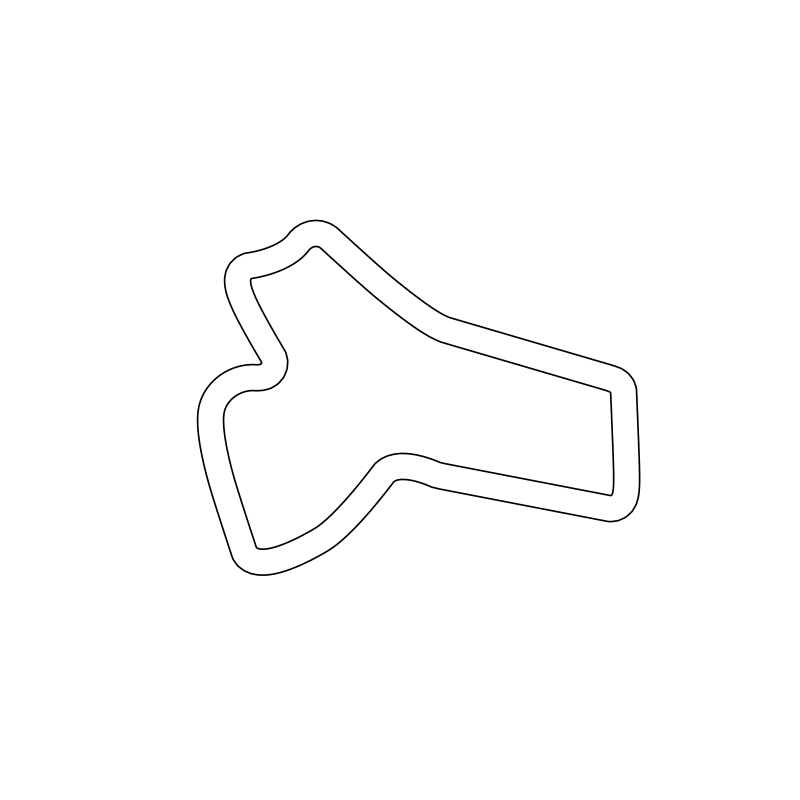
#> input picture Phase 3/example_map.png, 1600 x 1600 px (shown at 1/2 size); its folder holds only this picture in this run
$ python carrun.py
#> lines starting #> are read from the running program, lines starting #| are printed output that depends on the picture
### Phase 3/world.py
import numpy as np
import cv2

class World(object):
    def __init__(self, width=0, height=0):
        self.width = width
        self.height = height
        self.grid = None
        self.edges = None

    def read_map(self, filename):
#> called with filename = './example_map.png'
        img = cv2.imread(filename)
#> img is the input picture: shape (1600, 1600, 3); min 0, max 255, mean 253.3
        img = np.flip(img, 0)
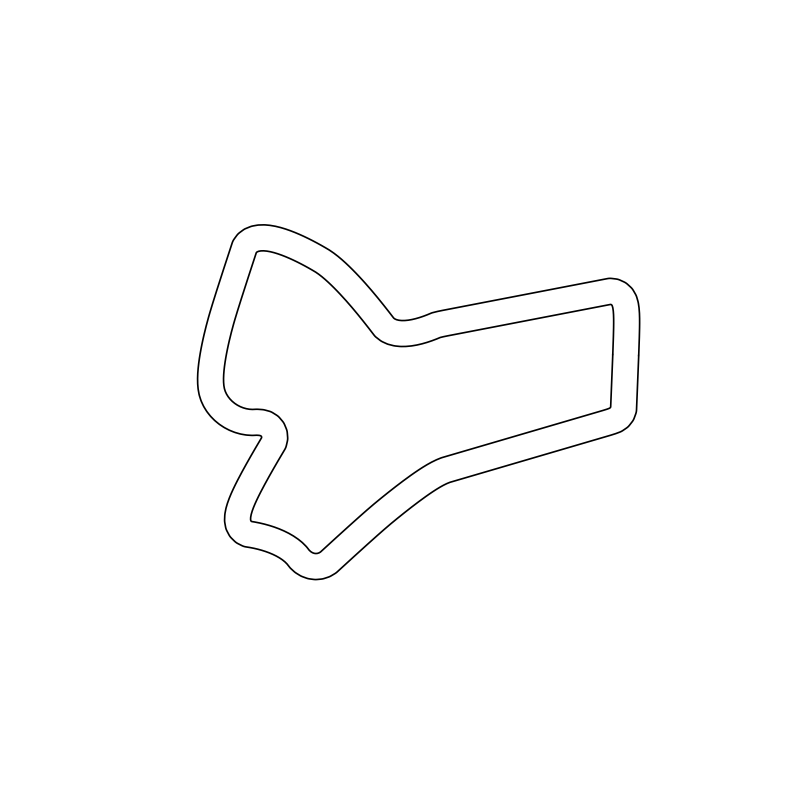
#> img: shape (1600, 1600, 3) (shown at 1/2 size); min 0, max 255, mean 253.3
        color = cv2.cvtColor(img, cv2.COLOR_BGR2RGB)
        self.height, self.width = color.shape[:2]
#> self.height = 1600; self.width = 1600

        self.grid = np.zeros((self.height, self.width))
        self.grid[(color != (255, 255, 255)).any(axis=2)] = 1

    def get_grid(self):
        return self.grid

    def get_size(self):
        return self.height, self.width

### Phase 3/fastslam.py
import numpy as np
import random
import copy
import os
import argparse
import yaml
import time
from world import World
from robot import Robot
from motion_model import MotionModel
from measurement_model import MeasurementModel
from utils import *
from icp import icp_matching
from sklearn.neighbors import KDTree
import concurrent.futures
NUMBER_OF_PARTICLES = 5
PREPROCESS_CONV_SIZE = 7
radar_length = 220

# [37 lines left out: functions custom_binary_search, voxel_grid_downsample, not called in this run]

class SLAM:
    def __init__(self, config, conf, conf2):
        self.config = config
        self.world = World()
        self.map = conf.map_path + conf.map_ext
        self.world.read_map(self.map)
        self.output_path = None

        self.R_init = [conf.sx, conf.sy, conf.stheta]
        self.p_init = [conf.sx, conf.sy, conf.stheta]
        self.NUMBER_OF_MODE_SAMPLES = self.config['num_mode_samples']
        self.MODE_SAMPLE_COV = np.diag(self.config['mode_sample_cov'])
        self.w = [1 / NUMBER_OF_PARTICLES] * NUMBER_OF_PARTICLES
        self.p = [None] * NUMBER_OF_PARTICLES

        self.motion_model = None
        self.measurement_model =  None

        self.ROBOT = self.config['robot']
        self.prev_odo = []

        self.num_sensors = self.ROBOT['num_sensors']
        self.radians_per_elem = None
        self.MAX_LIDAR_DIST = self.ROBOT['radar_range']
        self.resolution = conf2.resolution
        self.orign = conf2.origin
        self.world_grid = self.world.get_grid()
        self.world_size = self.world.get_size()
#> self.world_size = (1600, 1600)
        self.count = 0
        self.slamtime_total = 0

    def fastslam_init(self):
        self.output_path = self.config['output_path']
        if not os.path.exists(self.output_path):
            os.mkdir(self.output_path)
        self.output_path = os.path.join(self.output_path, "fastslam2")
        if not os.path.exists(self.output_path):
            os.mkdir(self.output_path)
        self.output_path = os.path.join(self.output_path, 'map')

        (x, y, theta) = self.real2map_scale(self.R_init)

        self.R = Robot(x, y, degree2radian(theta), self.world_grid, self.ROBOT, sense_noise=3.0)

        self.prev_odo = self.R.get_state()  ##

        (x, y, theta) = self.real2map_scale(self.p_init)
        (height, width)=self.world.get_size()
#> height = 1600; width = 1600
        init_grid = np.ones([height,width]) * self.ROBOT['prior_prob']

        for i in range(NUMBER_OF_PARTICLES):
            self.p[i] = Robot(x, y, degree2radian(theta), copy.deepcopy(init_grid), self.ROBOT)
#> init_grid: shape (1600, 1600) float64; every value is 0.5

        self.motion_model = MotionModel(self.config['motion_model'])

        self.measurement_model = MeasurementModel(self.config['measurement_model'], self.ROBOT['radar_range'])

    def real2map_scale(self,state):
        state[0] = (state[0]-self.orign[0])/self.resolution
        state[1] = (state[1]-self.orign[1])/self.resolution
        return state


    # [240 lines left out: functions getFree_Occupy, process_particle, fastslam, not called in this run]

### Phase 3/robot.py
import random
import numpy as np
import time
from utils import *
from concurrent.futures import ThreadPoolExecutor

# [10 lines left out: function process_beam, not called in this run]

class Robot(object):
    def __init__(self, x, y, theta, grid, config, sense_noise=None):
        # initialize robot pose
        self.x = x
        self.y = y
        self.theta = theta
        self.trajectory = []

        # map that robot navigates in
        # for particles, it is a map with prior probability
        self.grid = grid
        self.grid_size = self.grid.shape

        # probability for updating occupancy map
        self.prior_prob = config['prior_prob']
        self.occupy_prob = config['occupy_prob']
        self.free_prob = config['free_prob']

        # sensing noise for trun robot measurement
        self.sense_noise = sense_noise if sense_noise is not None else 0.0

        # parameters for beam range sensor
        self.num_sensors = config['num_sensors']
        self.radar_theta = np.arange(0, self.num_sensors) * (4.7 / self.num_sensors) - 2.35
        self.radar_length = config['radar_length']
        self.radar_range = config['radar_range']

    # [4 lines left out: function set_states, not called in this run]

    def get_state(self):
        return (self.x, self.y, self.theta)

    def update_trajectory(self):
        self.trajectory.append([self.x, self.y])

    # [75 lines left out: functions sense, build_radar_beams, ray_casting, update_occupancy_grid, inverse_sensing_model, not called in this run]

### Phase 3/utils.py
import numpy as np
import matplotlib.pyplot as plt

fig, (ax1, ax2) = plt.subplots(1, 2, figsize=(10, 6))


# Bresenhams Line Generation Algorithm
# [43 lines left out: function bresenham, not called in this run]


def wrapAngle(radian):
    radian = radian - 2 * np.pi * np.floor((radian + np.pi) / (2 * np.pi))
    return radian


def degree2radian(degree):
    return degree / 180 * np.pi


def prob2logodds(prob):
    return np.log(prob / (1 - prob + 1e-15))


def logodds2prob(logodds):
    return 1 - 1 / (1 + np.exp(logodds) + 1e-15)


def normalDistribution(mean, variance):
    return np.exp(-(np.power(mean, 2) / variance / 2.0) / np.sqrt(2.0 * np.pi * variance))


# [78 lines left out: functions create_rotation_matrix, absolute2relative, relative2absolute, visualize, not called in this run]

### Phase 3/motion_model.py
import numpy as np
from utils import wrapAngle, normalDistribution
import math


class MotionModel(object):
    def __init__(self, config):
        self.alpha1 = config['alpha1']
        self.alpha2 = config['alpha2']
        self.r_len = 0.17145
        self.f_len = 0.15875

    # [50 lines left out: functions sample_motion_model, motion_model, not called in this run]

### Phase 3/measurement_model.py
import numpy as np
from utils import normalDistribution

class MeasurementModel(object):
    def __init__(self, config, radar_range):
        self.p_hit = config['p_hit']
        self.sigma_hit = config['sigma_hit']
        self.p_short = config['p_short']
        self.p_max = config['p_max']
        self.p_rand = config['p_rand']
        self.lambda_short = config['lambda_short']
        self.radar_range = radar_range

    # [21 lines left out: function measurement_model, not called in this run]

### Phase 3/Lidarproc.py
import numpy as np

class WallFollower:
    PREPROCESS_CONV_SIZE = 3
    MAX_LIDAR_DIST = 300
    def __init__(self):
        # used when calculating the angles of the LiDAR data
        self.radians_per_elem = None

    # [48 lines left out: functions preprocess_lidar, compute_right_distance, compute_left_distance, process_lidar, not called in this run]

### Phase 3/carrun.py
import time
import gym
import numpy as np
import concurrent.futures
import os
import sys
import yaml
from argparse import Namespace
from fastslam import *

# Get ./src/ folder & add it to path
current_dir = os.path.abspath(os.path.dirname(__file__))
sys.path.append(current_dir)

# Import drivers
from Lidarproc import WallFollower
drivers = [WallFollower()]
# Choose racetrack
RACETRACK = 'Monza'

def control(theta, right_distance, desired_distance, step_reward, previous_error, error_integral):
    def steering_constraint_tanh(x):
        # Use the function tanh() to limit the max steering
        return 19*np.pi*np.tanh(x)/180
    # Parameter
    K = 0.7  # Compensation coefficient of car width
    speed = 1
    lamda = 0.0018 # Coefficient of variation in speed
    speed_c = speed
    L = step_reward * speed
    y = desired_distance - K*right_distance
    error_term = - y - L*np.sin(theta)
    error_integral += error_term
    Kd = 0.034
    Kp = 1.87
    Ki = 0.03
    # PID
    steering_angle1 = Kp * error_term + Kd * (error_term - previous_error) + Ki * error_integral
    steering_angle = steering_constraint_tanh(steering_angle1)
    return speed_c, steering_angle

def render_callback(env_renderer):
    # custom extra drawing function
    e = env_renderer
    camera_coverage_side_length = 800
    # update camera to follow car
    x = e.cars[0].vertices[::2]
    y = e.cars[0].vertices[1::2]
    top, bottom, left, right = max(y), min(y), min(x), max(x)
    e.score_label.x = left
    e.score_label.y = top - 700
    e.left = left - camera_coverage_side_length
    e.right = right + camera_coverage_side_length
    e.top = top + camera_coverage_side_length
    e.bottom = bottom - camera_coverage_side_length

class GymRunner(object):
    def __init__(self, racetrack, drivers):
        self.racetrack = racetrack
        self.drivers = drivers
        self.speed_data = []
        self.laptime_data = []

    def run(self):
        # Load map and specific information for the map
        with open('config_example_map.yaml') as file:
            conf_dict = yaml.load(file, Loader=yaml.FullLoader)
        conf = Namespace(**conf_dict)
        # Load map scale
        with open('example_map.yaml') as file:
            conf_dict = yaml.load(file, Loader=yaml.FullLoader)
        conf2 = Namespace(**conf_dict)

        # Load the slam parameter
        with open("config.yaml", "r") as stream:
            try:
                config = yaml.safe_load(stream)
            except yaml.YAMLError as exc:
                print(exc)

        slamcontrol = SLAM(config,conf,conf2)
        slamcontrol.fastslam_init()

        # Create the F1TENTH GYM environment
        env = gym.make('f110_gym:f110-v0', map=conf.map_path, map_ext=conf.map_ext, num_agents=1)
        env.add_render_callback(render_callback)  # Camera by following

        # Initially parametrize the environment
        obs, step_reward, done, info = env.reset(np.array([[conf.sx, conf.sy, conf.stheta]]))
        env.render()
        laptime = 0.0
        start = time.time()
        steer = 0
        error_int = 0
        # Start the simulation
        while not done:
            actions = []
            futures = []
            with concurrent.futures.ThreadPoolExecutor() as executor:
                for i, driver in enumerate(drivers):
                    # Proc Lidar data
                    futures.append(executor.submit(driver.process_lidar, obs['scans'][i]))
            for future in futures:
                # result of proc_Lidar_data
                theta, right_distance, desired_distance = future.result()
                # Controller
                speed, steer= control(theta, right_distance, desired_distance, step_reward, steer, error_int)
                actions.append([steer, speed])

            actions = np.array(actions)
            # Send the actions from the Follow the Wall to the simulation environment
            obs, step_reward, done, info = env.step(actions)
            slamcontrol.fastslam([obs['poses_x'][0], obs['poses_y'][0], obs['poses_theta'][0]], obs['scans'][0], step_reward)
            laptime += step_reward
            env.render(mode='human')
        print('Sim elapsed time:', laptime, 'Real elapsed time:', time.time() - start)

if __name__ == '__main__':
    runner = GymRunner(RACETRACK, drivers)
    runner.run()
#> (the call stopped at in run, `env = gym.make('f110_gym:f110-v0', map=conf.map_path, map_ext=conf.map..`: gym is not available in this run)
